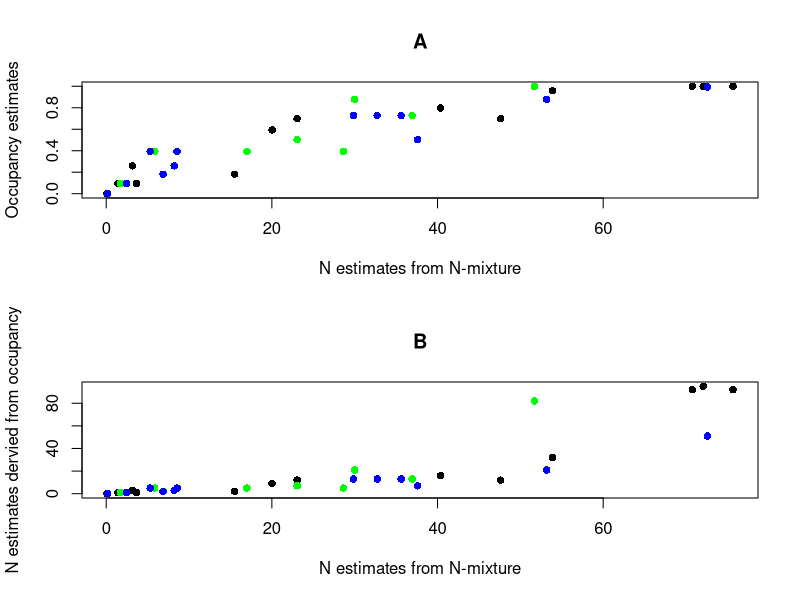

The R source for this figure:
#--- Correlation script ---#

setwd("C:/Repositories/unmarked-Hochstetters-frog")
getwd()

  
CMR2021<-read.csv("Appendix_4A_CMR_2021.csv",header=T)
Nmix2021<-read.csv("Appendix_4B_N-mixture_2021.csv",header=T)
UncNmix<-read.csv("Appendix_4C_Unconst_N-mix_2012-21.csv",header=T)
TTNmix<-read.csv("Appendix_4D_Time-trend_N-mix_2012-21.csv",header=T)
SC<-read.csv("Appendix_4E_Single_count_2012-21.csv",header=T)
UncOcc<-read.csv("Appendix_4F_Unconst_occupancy_2012-21.csv",header=T)
TTOcc<-read.csv("Appendix_4G_Time-trend_occupancy_2012-21.csv",header=T)

Syear<-cbind(CMR2021[1:15,7],Nmix2021[1:15,7]) #comparing median model estimates
colnames(Syear)<-c("CMR","Nmix")

shapiro.test(log(Syear[,1]+1)) #approximately log normal
shapiro.test(log(Syear[,2]+1)) #approximately log normal

cor.test(Syear[,1],Syear[,2],method="spearman") #data are nearly lognormal, but used Spearman test so more comparable to other tests

Myear<-cbind(UncNmix[2:45,4],TTNmix[2:45,8],SC[2:45,8],UncOcc[51:94,8],TTOcc[54:97,8],UncOcc[2:45,8],TTOcc[2:45,8]) #used medians for abundance, means for occupancy
colnames(Myear)<-c("UncNmix","TTNmix","SC","UncOcc","TTOcc","UncOcc.N","TTOcc.N")

shapiro.test(log(Myear[,1]+1)) #not log normal or normal
shapiro.test(log(Myear[,2]+1)) #not log normal or normal
shapiro.test(log(Myear[,3]+1)) #not log normal or normal
shapiro.test(log(Myear[,4]+1)) #not log normal or normal
shapiro.test(log(Myear[,5]+1)) #not log normal or normal
shapiro.test(log(Myear[,6]+1)) #not log normal or normal

cor.test(Myear[,1],Myear[,2],method="spearman") #TT vs. Unconstrained Nmix
cor.test(Myear[,1],Myear[,3],method="spearman") #Unconstrained Nmix vs single count Poisson model
cor.test(Myear[,2],Myear[,3],method="spearman") #TT Nmix vs single count Poisson model 

cor.test(Myear[,1],Myear[,4],method="spearman") #Unconstrained Nmix vs. unconstrained occupancy
cor.test(Myear[,2],Myear[,5],method="spearman") #TT Nmix vs. TT occupancy

cor.test(Myear[,1],Myear[,6],method="spearman") #N from unconstrained Nmix vs. derived from unconstrained occupancy

#---Visual check of unconstrained Nmix and occupancy outputs (i.e. re-constructs Fig. 6 (black dots) without error bars plus 2015 and 2012 dots) ---# 

par(mfrow=c(2,1))
plot(Myear[30:44,1],Myear[30:44,4],xlab="N estimates from N-mixture",ylab="Occupancy estimates",pch=16,main="A")
points(Myear[1:14,1],Myear[1:14,4],col="green",pch=16)
points(Myear[15:29,1],Myear[15:29,4],col="blue",pch=16)
plot(Myear[30:44,1],Myear[30:44,6],xlab="N estimates from N-mixture",ylab="N estimates dervied from occupancy",main="B",pch=16)
points(Myear[1:14,1],Myear[1:14,6],col="green",pch=16)
points(Myear[15:29,1],Myear[15:29,6],col="blue",pch=16)
par(mfrow=c(1,1))

#It's weird that Spearman's test indicates such high correlation, but I suspect that's from the use of ranking. 
